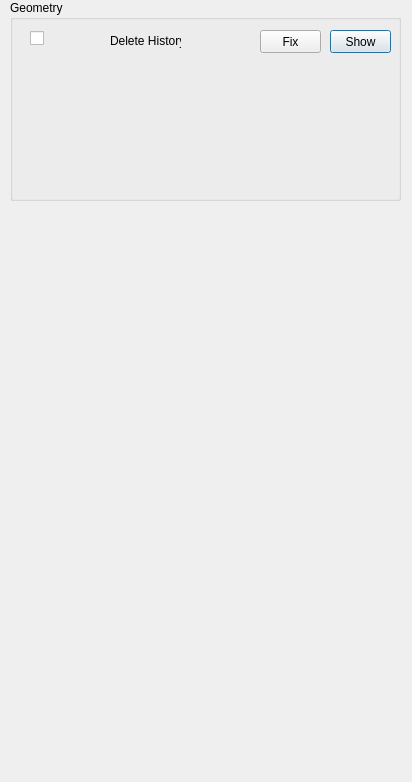
<?xml version="1.0" encoding="UTF-8"?>
<ui version="4.0">
 <class>Dialog</class>
 <widget class="QDialog" name="Dialog">
  <property name="geometry">
   <rect>
    <x>0</x>
    <y>0</y>
    <width>412</width>
    <height>782</height>
   </rect>
  </property>
  <property name="windowTitle">
   <string>Dialog</string>
  </property>
  <widget class="QGroupBox" name="groupBox">
   <property name="geometry">
    <rect>
     <x>10</x>
     <y>0</y>
     <width>391</width>
     <height>201</height>
    </rect>
   </property>
   <property name="title">
    <string>Geometry</string>
   </property>
   <widget class="QPushButton" name="pushButton">
    <property name="geometry">
     <rect>
      <x>320</x>
      <y>30</y>
      <width>61</width>
      <height>23</height>
     </rect>
    </property>
    <property name="text">
     <string>Show</string>
    </property>
   </widget>
   <widget class="QPushButton" name="pushButton_2">
    <property name="geometry">
     <rect>
      <x>250</x>
      <y>30</y>
      <width>61</width>
      <height>23</height>
     </rect>
    </property>
    <property name="text">
     <string>Fix</string>
    </property>
   </widget>
   <widget class="QLabel" name="label">
    <property name="geometry">
     <rect>
      <x>100</x>
      <y>30</y>
      <width>71</width>
      <height>21</height>
     </rect>
    </property>
    <property name="text">
     <string>Delete History</string>
    </property>
   </widget>
   <widget class="QCheckBox" name="checkBox">
    <property name="geometry">
     <rect>
      <x>20</x>
      <y>30</y>
      <width>16</width>
      <height>17</height>
     </rect>
    </property>
    <property name="text">
     <string/>
    </property>
   </widget>
  </widget>
 </widget>
 <resources/>
 <connections/>
</ui>
